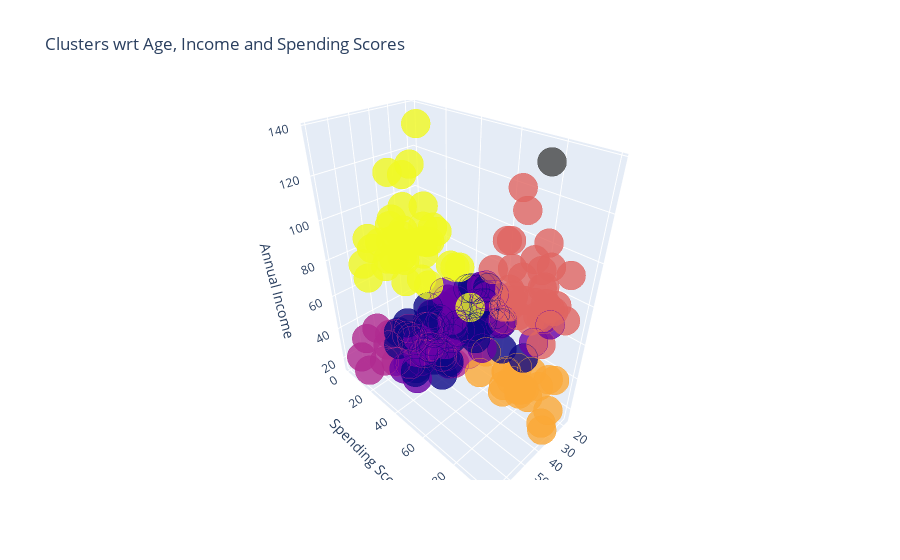

Notebook code cell kept with this figure:
### Code cell
import plotly as py
import plotly.graph_objs as go

trace1 = go.Scatter3d(
    x= df['Age'],
    y= df['Spending Score (1-100)'],
    z= df['Annual Income (k$)'],
    mode='markers',
     marker=dict(
        color = df['cluster'],
        size= 10,
        line=dict(
            color= df['cluster'],
            width= 12
        ),
        opacity=0.8
     )
)
data = [trace1]
layout = go.Layout(
    title= 'Clusters wrt Age, Income and Spending Scores',
    scene = dict(
            xaxis = dict(title  = 'Age'),
            yaxis = dict(title  = 'Spending Score'),
            zaxis = dict(title  = 'Annual Income')
        )
)
fig = go.Figure(data=data, layout=layout)
py.offline.iplot(fig)

### Figure 1 — Plotly figure (JSON) as saved in the notebook; plotly's stock layout.template omitted (floating-point values rounded to 4 significant figures; data arrays with more than 128 entries replaced by an {"elided": "..."} marker saying what was removed)
{"data": [{"marker": {"color": {"elided": "200 int values"}, "line": {"color": {"elided": "200 int values"}, "width": 12}, "opacity": 0.8, "size": 10}, "mode": "markers", "type": "scatter3d", "x": {"elided": "200 int values"}, "y": {"elided": "200 int values"}, "z": {"elided": "200 int values"}}], "layout": {"scene": {"xaxis": {"title": {"text": "Age"}}, "yaxis": {"title": {"text": "Spending Score"}}, "zaxis": {"title": {"text": "Annual Income"}}}, "title": {"text": "Clusters wrt Age, Income and Spending Scores"}}}
